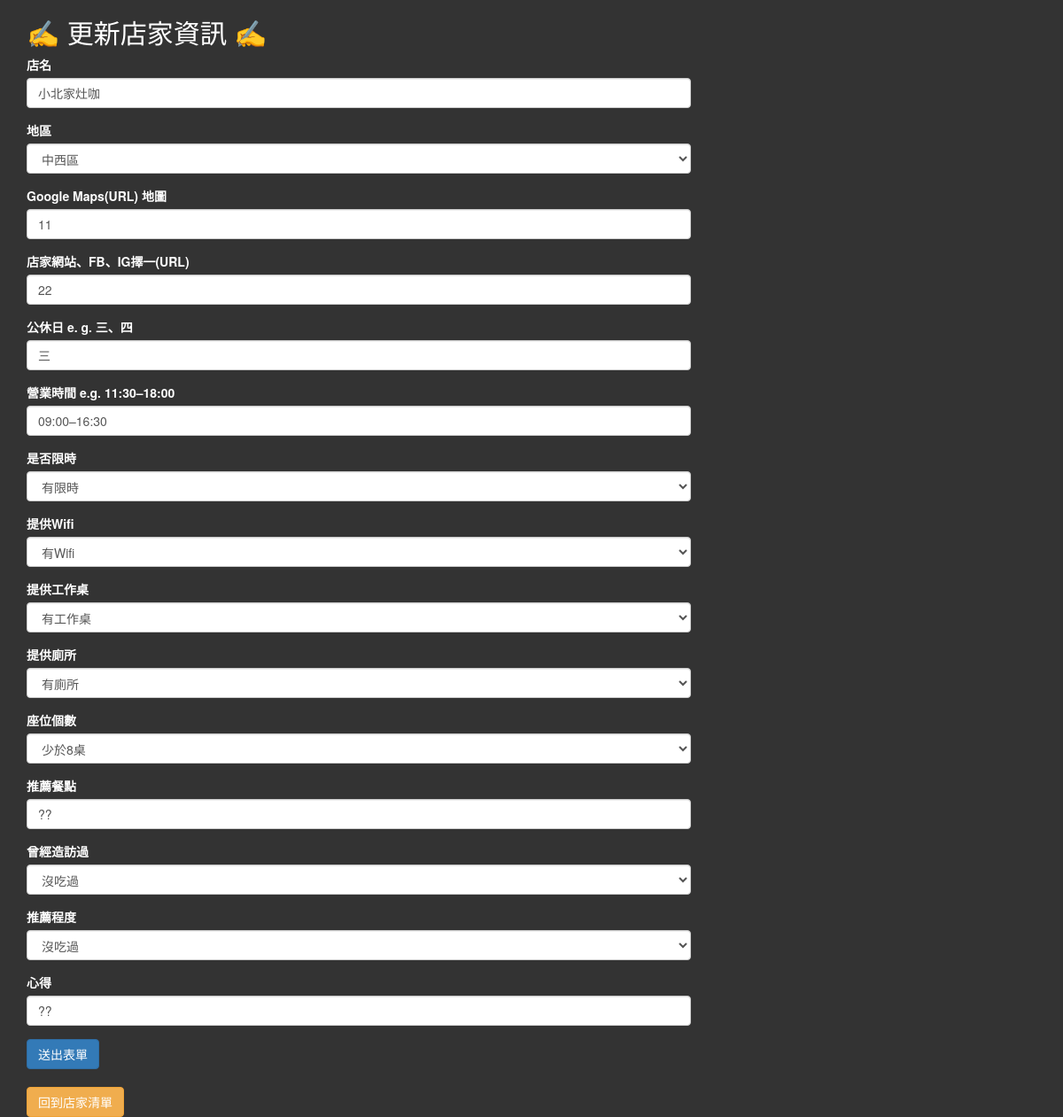
Page /edit-cafe/Cafe/小北家灶咖 (signed in) on the committed database.
### main.py (models this page shows)
class Cafe(db.Model):
    __tablename__ = "cafe_table"
    id = db.Column(db.Integer, primary_key=True)
    cafe = db.Column(db.String(250), unique=True, nullable=False)
    location = db.Column(db.String(250), nullable=False)
    maps_url = db.Column(db.String(1000), nullable=False)
    website = db.Column(db.String(1000), nullable=False)
    rest = db.Column(db.String(250), nullable=False)
    openhours = db.Column(db.String(250), nullable=False)
    timelimit = db.Column(db.String(250), nullable=False)
    wifi = db.Column(db.String(250), nullable=False)
    table = db.Column(db.String(250), nullable=False)
    toilet = db.Column(db.String(250), nullable=False)
    seats = db.Column(db.String(250), nullable=False)
    meal = db.Column(db.String(1000), nullable=False)
    visited = db.Column(db.String(250), nullable=False)
    recommend = db.Column(db.String(250), nullable=False)
    comment = db.Column(db.String(250), nullable=False)

### main.py (the view, shortened to what this page needs)
@app.route('/edit-cafe/<db_name>/<cafe_title>', methods=["GET", "POST"])
def edit_cafe(db_name, cafe_title):
    if db_name == "Cafe":
        cafe = Cafe.query.filter_by(cafe=cafe_title).first()
    elif db_name == "StreetfoodStore":
        cafe = StreetfoodStore.query.filter_by(cafe=cafe_title).first()
    elif db_name == "IceStore":
        cafe = IceStore.query.filter_by(cafe=cafe_title).first()
    elif db_name == "BreakfastStore":
        cafe = BreakfastStore.query.filter_by(cafe=cafe_title).first()
    if db_name == "Cafe":
        form = CafeForm()
    elif db_name == "StreetfoodStore":
        form = StoreForm()
    elif db_name == "IceStore":
        form = StoreForm()
    elif db_name == "BreakfastStore":
        form = BreakfastForm()
    form.cafe.data = cafe.cafe
    form.location.data = cafe.location
    form.maps_url.data = cafe.maps_url
    form.website.data = cafe.website
    form.rest.data = cafe.rest
    form.openhours.data = cafe.openhours
    if db_name == "Cafe":
        form.timelimit.data = cafe.timelimit
        form.wifi.data = cafe.wifi
        form.table.data = cafe.table
    if db_name != "BreakfastStore":
        form.toilet.data = cafe.toilet
    form.seats.data = cafe.seats
    form.meal.data = cafe.meal
    form.visited.data = cafe.visited
    form.recommend.data = cafe.recommend
    form.comment.data = cafe.comment
    return render_template('edit.html', form=form, db_name=db_name)

### main.py (called while the page is built)
@login_manager.user_loader
def load_user(user_id):
    return User.query.get(int(user_id))

### templates/edit.html (shortened to what this page needs)
{% extends 'bootstrap/base.html' %}
{% import "bootstrap/wtf.html" as wtf %}
{% block styles %}
    {{super()}}
    <link rel="stylesheet"
          href="{{url_for('.static', filename='css/styles.css')}}">
{% endblock %}
{% block content %}
<div class="container">
  <div class="row">
    <div class="col-sm-12 col-md-8">
      <h2>✍️ 更新店家資訊 ✍️</h2>
        {{ wtf.quick_form(form, novalidate=True, button_map={"submit": "primary"}) }}
        <a class="btn btn-warning btn-md" href="{{ url_for('stores', db_name=db_name) }}" role="button">回到店家清單</a>
    </div>
  </div>
</div>
{% endblock %}

### static/css/styles.css (style rules this page uses)
body { background-color: #333; color: white; }
a { color: #ffc107; }

### rows in the picture
Cafe: cafe "小北家灶咖", location "中西區", maps_url "11", website "22", rest "三", openhours "09:00–16:30", timelimit "有限時", wifi "有Wifi", table "有工作桌", toilet "有廁所", seats "少於8桌", meal "??", visited "沒吃過", recommend "沒吃過", comment "??"
